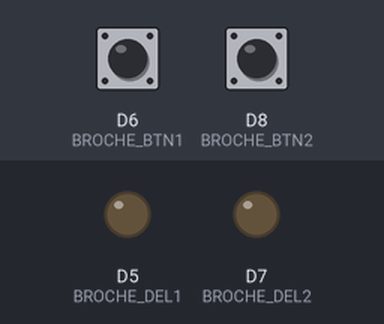
A sketch run on a simulated Arduino Uno R4 Minima. Parts: output pins drawn as LEDs (lit = HIGH). Inputs (shaded band) come from the test bench; at power-on: D6 (BROCHE_BTN1) HIGH, D8 (BROCHE_BTN2) HIGH. What the sketch prints to the serial monitor is not drawn.

Above: at 1.2 s.
1.3 s: D6 (BROCHE_BTN1) pulled LOW for 0.15 s
At 1.38 s:
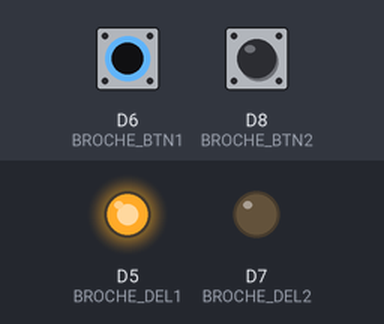
2.9 s: D8 (BROCHE_BTN2) pulled LOW for 0.15 s
At 4.1 s:
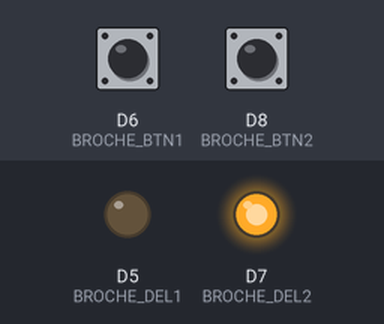
4.5 s: D6 (BROCHE_BTN1) pulled LOW for 1 s
At 5.3 s:
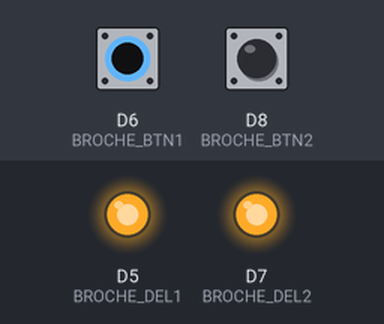
7.0 s: D6 (BROCHE_BTN1) pulled LOW for 3.2 s
At 11.0 s:
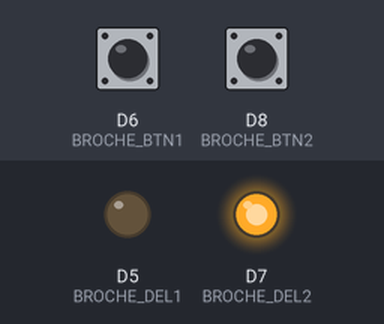
11.7 s: D8 (BROCHE_BTN2) pulled LOW for 1 s
At 12.2 s:
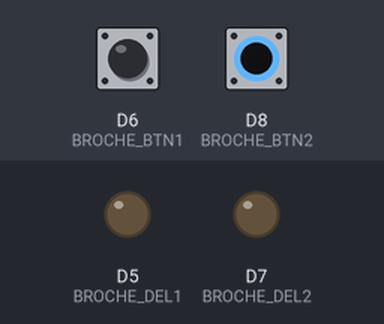
Timing chart, 0 to 14.7 s (numbered marks = the images above; inputs shaded):
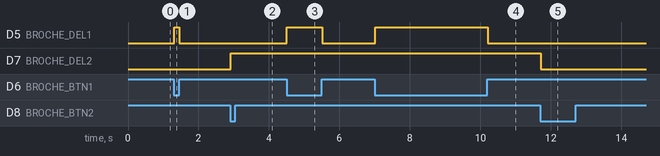

The sketch:

EVAL1-objets_interactives-ilysenko.ino
```cpp
#include <Arduino.h>
#include <Bounce2.h>
#include <Chrono.h>

Bounce2::Button bouton1;
Bounce2::Button bouton2;

#define BROCHE_BTN1 6
#define BROCHE_BTN2 8
#define BROCHE_DEL1 5
#define BROCHE_DEL2 7


Chrono chrono1;
Chrono chrono2;

bool etatDel = LOW;
bool etatDel2 = LOW;
bool clignotementActif = false;

void setup()
{
  Serial.begin(115200);

  // Configuration de la DEL1
  pinMode(BROCHE_DEL1, OUTPUT);
  digitalWrite(BROCHE_DEL1, LOW);

  // Configuration de la DEL2
  pinMode(BROCHE_DEL2, OUTPUT);
  digitalWrite(BROCHE_DEL2, LOW);

  // Configuration du bouton1
  bouton1.attach(BROCHE_BTN1, INPUT_PULLUP);
  bouton1.setPressedState(LOW);

  // Configuration du bouton2
  bouton2.attach(BROCHE_BTN2, INPUT_PULLUP);
  bouton2.setPressedState(LOW);

}

void loop()
{
  bouton1.update();
  bouton2.update();

  if (bouton1.isPressed())
  {
    digitalWrite(BROCHE_DEL1, HIGH);
    Serial.print("bouton6 ");
    Serial.println(1);
  }
  else
    {
        digitalWrite(BROCHE_DEL1, LOW);
    }

  if (bouton2.pressed()) {
    if(clignotementActif == 0){
            clignotementActif = 1;
            etatDel2 = 1;
            Serial.print("bouton8 ");
            Serial.println(1);
        } else {
            clignotementActif = 0;
            etatDel2 = 0;
        }
    digitalWrite(BROCHE_DEL2, etatDel2);
  }
}
```

Measured:
- after the input at 1.3 s, D5 (BROCHE_DEL1): LOW → HIGH at once, → LOW 0.15 s later
- after the input at 2.9 s, D7 (BROCHE_DEL2): LOW → HIGH at once
- after the input at 4.5 s, D5 (BROCHE_DEL1): LOW → HIGH at once, → LOW 1.0 s later
- after the input at 7.0 s, D5 (BROCHE_DEL1): LOW → HIGH at once, → LOW 3.2 s later
- after the input at 11.7 s, D7 (BROCHE_DEL2): HIGH → LOW at once
